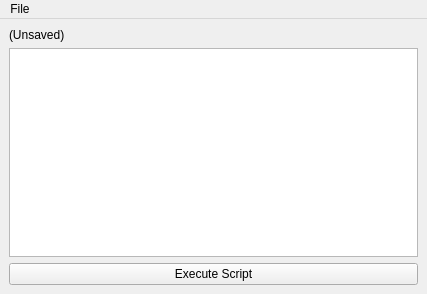
<?xml version="1.0" encoding="UTF-8"?>
<ui version="4.0">
 <class>generalScriptEditor</class>
 <widget class="QMainWindow" name="generalScriptEditor">
  <property name="geometry">
   <rect>
    <x>0</x>
    <y>0</y>
    <width>427</width>
    <height>294</height>
   </rect>
  </property>
  <property name="windowTitle">
   <string>MainWindow</string>
  </property>
  <widget class="QWidget" name="layout_text">
   <layout class="QVBoxLayout" name="verticalLayout">
    <item>
     <widget class="QLabel" name="label_filename">
      <property name="text">
       <string>(Unsaved)</string>
      </property>
     </widget>
    </item>
    <item>
     <widget class="QPlainTextEdit" name="text_editor">
      <property name="plainText">
       <string/>
      </property>
      <property name="tabStopWidth">
       <number>4</number>
      </property>
     </widget>
    </item>
    <item>
     <layout class="QHBoxLayout" name="horizontalLayout">
      <item>
       <widget class="QPushButton" name="button_executeScript">
        <property name="text">
         <string>Execute Script</string>
        </property>
       </widget>
      </item>
     </layout>
    </item>
   </layout>
  </widget>
  <widget class="QMenuBar" name="menubar">
   <property name="geometry">
    <rect>
     <x>0</x>
     <y>0</y>
     <width>427</width>
     <height>20</height>
    </rect>
   </property>
   <widget class="QMenu" name="menuFile">
    <property name="title">
     <string>File</string>
    </property>
    <addaction name="action_new"/>
    <addaction name="action_open"/>
    <addaction name="action_save"/>
    <addaction name="action_saveAs"/>
   </widget>
   <addaction name="menuFile"/>
  </widget>
  <action name="action_new">
   <property name="text">
    <string>New</string>
   </property>
  </action>
  <action name="action_open">
   <property name="text">
    <string>Open</string>
   </property>
  </action>
  <action name="action_save">
   <property name="text">
    <string>Save</string>
   </property>
  </action>
  <action name="action_saveAs">
   <property name="text">
    <string>Save As...</string>
   </property>
  </action>
 </widget>
 <resources/>
 <connections/>
</ui>
